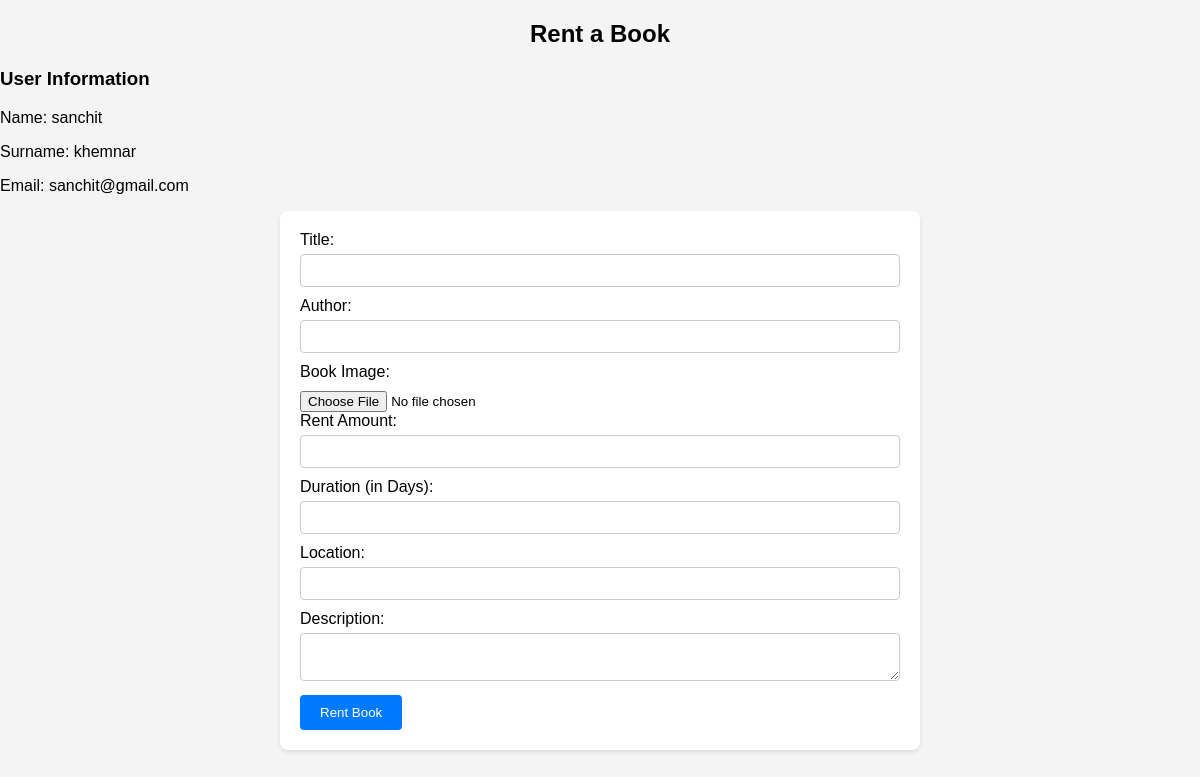
The page /rent_book.php (signed in) on the database its author committed.
### tables this page shows
CREATE TABLE `users_info` (
  `Id` int(11) NOT NULL,
  `name` varchar(20) NOT NULL,
  `surname` varchar(20) NOT NULL,
  `email` varchar(20) NOT NULL,
  `password` varchar(20) NOT NULL,
  `user_type` varchar(20) NOT NULL DEFAULT 'user'
);

### rent_book.php (the view, shortened to what this page needs)
<?php
include 'config.php';
$user_id = $_SESSION['user_id'];
$user_query = "SELECT * FROM users_info WHERE Id = '$user_id'";
$user_result = mysqli_query($conn, $user_query);
$user_row = mysqli_fetch_assoc($user_result);
?>
<!DOCTYPE html>
<html lang="en">
<head>
</head>
<body>
    <h2>Rent a Book</h2>
    <?php if ($user_row) : ?>
        <div>
            <h3>User Information</h3>
            <p>Name: <?php echo $user_row['name']; ?></p>
            <p>Surname: <?php echo $user_row['surname']; ?></p>
            <p>Email: <?php echo $user_row['email']; ?></p>
        </div>
    <?php endif; ?>
    <form action="" method="POST" enctype="multipart/form-data">
        <label for="title">Title:</label>
        <input type="text" id="title" name="title" required><br>
        <label for="author">Author:</label>
        <input type="text" id="author" name="author" required><br>
        <label for="image">Book Image:</label>
        <input type="file" id="image" name="image" accept="image/*" required><br>
        <label for="rent_amount">Rent Amount:</label>
        <input type="number" id="rent_amount" name="rent_amount" required><br>
        <label for="duration_days">Duration (in Days):</label>
        <input type="number" id="duration_days" name="duration_days" required><br>
        <label for="location">Location:</label>
        <input type="text" id="location" name="location" required><br>
        <label for="description">Description:</label>
        <textarea id="description" name="description" required></textarea><br>
        <input type="submit" name="rent_book" value="Rent Book">
    </form>
</body>
</html>

### rent_book.php (style rules this page uses)
body { font-family: Arial, sans-serif; margin: 0; padding: 0; background-color: #f4f4f4; }
h2 { text-align: center; }
form { width: 50%; margin: auto; background-color: #fff; padding: 20px; border-radius: 8px; box-shadow: 0 2px 4px rgba(0, 0, 0, 0.1); }
label { display: block; margin-bottom: 5px; }
input[type="text"], input[type="number"], select, textarea { width: 100%; padding: 8px; margin-bottom: 10px; border: 1px solid #ccc; border-radius: 4px; box-sizing: border-box; }
input[type="file"] { margin-top: 5px; }
input[type="submit"] { background-color: #007bff; color: #fff; border: none; padding: 10px 20px; cursor: pointer; border-radius: 4px; transition: background-color 0.3s; }

### rows shown on the page
users_info: name "sanchit", surname "khemnar", email "sanchit@gmail.com"
